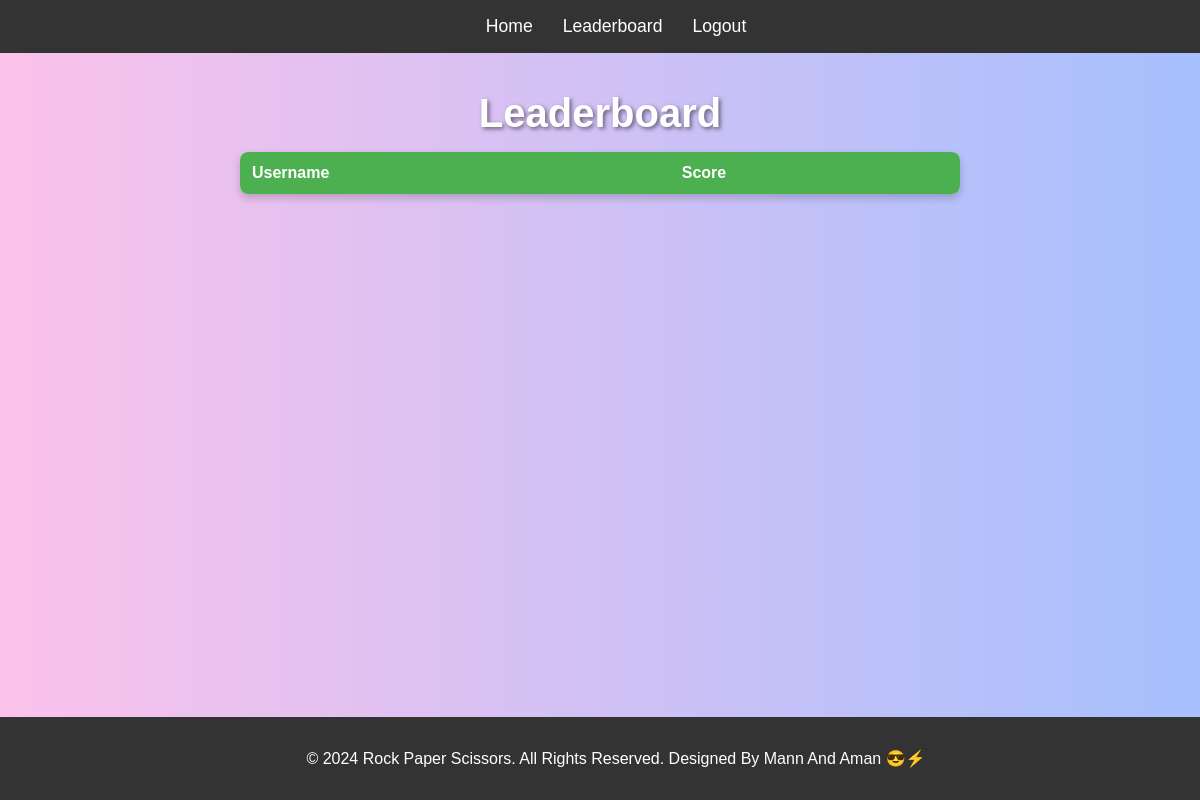
The page /leaderboard on the database as committed earlier.
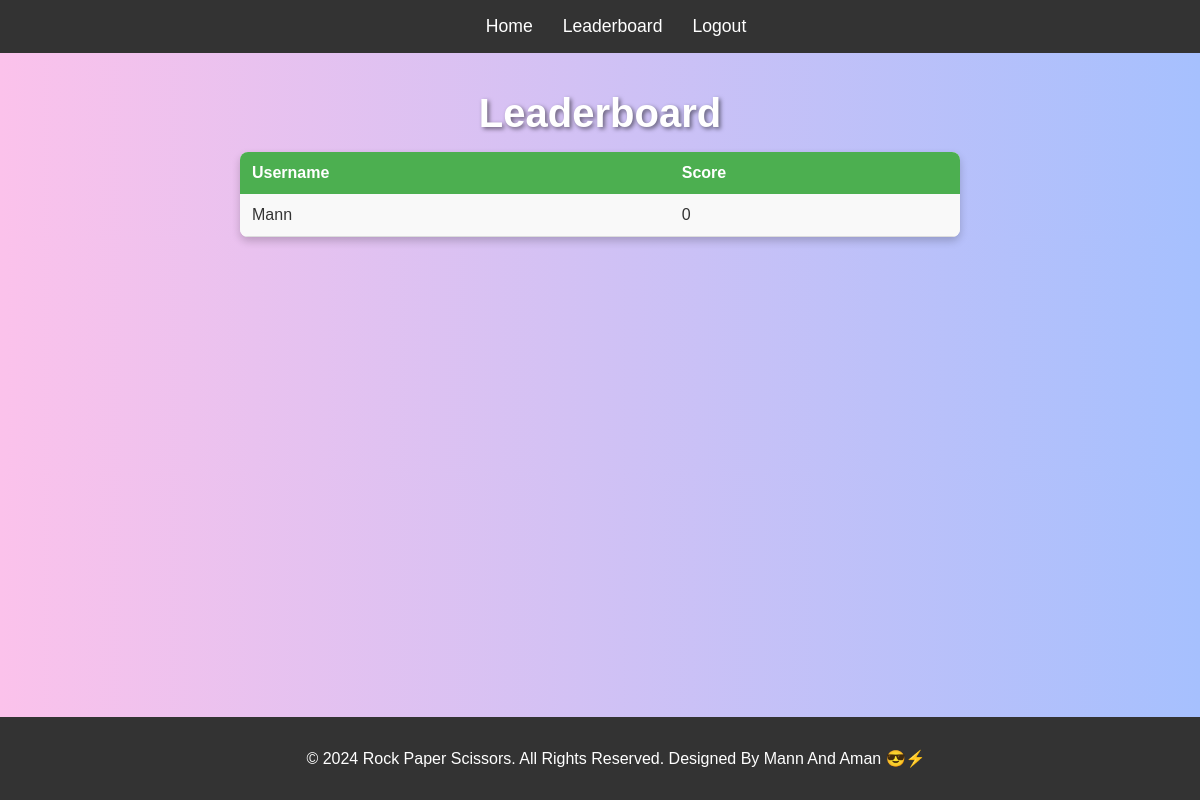
The same page on the database as committed later.
### app.py (models this page shows)
class User(db.Model):
    id = db.Column(db.Integer, primary_key=True)
    username = db.Column(db.String(150), unique=True, nullable=False)
    email = db.Column(db.String(250), unique=True, nullable=False)
    password = db.Column(db.String(150), nullable=False)
    score = db.Column(db.Integer, default=0)  # for storing the score

### app.py (the view)
@app.route('/leaderboard')
def leaderboard():
    users = User.query.order_by(User.score.desc()).all()
    return render_template('leaderboard.html', users=users)

### templates/leaderboard.html (shortened to what this page needs)
<!DOCTYPE html>
<html lang="en">
<head>
    <link rel="stylesheet" href="/static/css/style3.css">
</head>
<body>
    <nav>
        <ul>
            <li><a href="{{ url_for('index') }}">Home</a></li>
            <li><a href="{{ url_for('leaderboard') }}">Leaderboard</a></li>
            <li><a href="{{ url_for('logout') }}">Logout</a></li>
        </ul>
    </nav>
    <div class="container">
        <h1>Leaderboard</h1>
        <table>
            <tr>
                <th>Username</th>
                <th>Score</th>
            </tr>
            {% for user in users %}
            <tr class="Bol">
                <td>{{ user.username }}</td>
                <td>{{ user.score }}</td>
            </tr>
            {% endfor %}
        </table>
    </div>
    <footer>
        <p>© 2024 Rock Paper Scissors. All Rights Reserved. Designed By Mann And Aman 😎⚡</p>
    </footer>
</body>
</html>

### static/css/style3.css (style rules this page uses)
body { font-family: Arial, sans-serif; margin: 0; padding: 0; background: linear-gradient(to right, #fbc2eb, #a6c0fe); color: #333; }
nav { background-color: #333; padding: 1rem; position: fixed; width: 100%; top: 0; left: 0; z-index: 1000; }
nav ul { list-style-type: none; margin: 0; padding: 0; display: flex; justify-content: center; }
nav li { margin: 0 15px; }
nav a { color: #fff; text-decoration: none; font-size: 1.1rem; }
.container { margin-top: 4rem; display: flex; flex-direction: column; align-items: center; }
h1 { font-size: 2.5rem; margin-bottom: 1rem; color: #fff; text-shadow: 2px 2px 4px rgba(0, 0, 0, 0.5); }
table { border-collapse: collapse; width: 60%; max-width: 800px; background: #fff; box-shadow: 0 4px 8px rgba(0, 0, 0, 0.2); border-radius: 8px; overflow: hidden; }
th { background-color: #4CAF50; color: white; padding: 12px; text-align: left; font-weight: bold; }
td { padding: 12px; border-bottom: 1px solid #ddd; transition: background-color 0.3s ease; }
tr:nth-child(even) { background-color: #f9f9f9; }
tr.Bol { animation: pulse 1.5s infinite; }
footer { background-color: #333; color: #fff; text-align: center; padding: 1rem; position: fixed; width: 100%; bottom: 0; }

Rows that differ between the two databases and show on the page:
added User: username "Mann", score "0"
